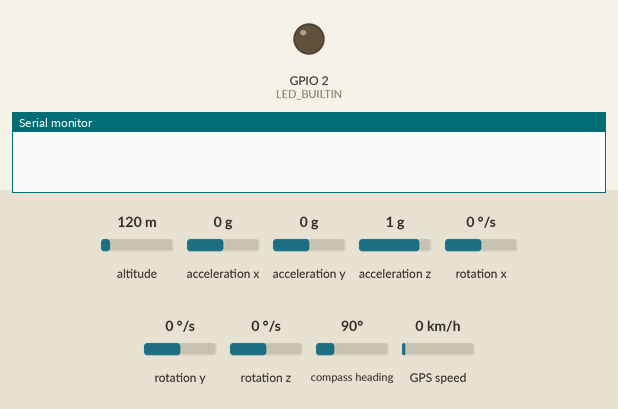
Simulated run of this sketch. Board: ESP32. Shown: output pins drawn as LEDs (lit = HIGH), the last lines printed to the serial monitor. Inputs (shaded band) come from the test bench; at power-on: altitude 120 m, acceleration x 0 g, acceleration y 0 g, acceleration z 1 g, rotation x 0 °/s, rotation y 0 °/s, rotation z 0 °/s, compass heading 90°, GPS speed 0 km/h. The local clock reads 2024-03-15 10:24:30 at power-on unless the sketch sets it; storage starts empty; the GPS gets a fix after 3 s at 37.7749, -122.4194 with 8 satellites.

Above: at 0.0 s.
At 23.1 s:
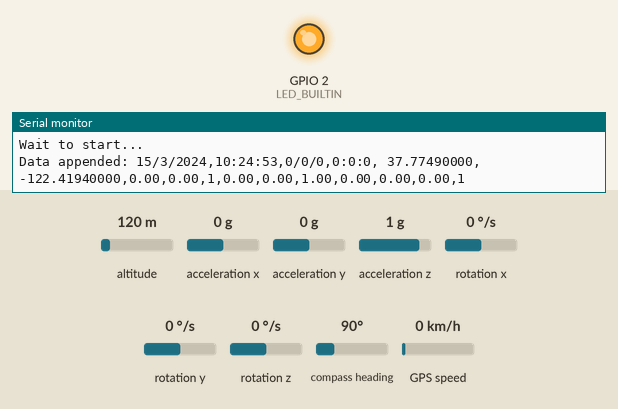
Timing chart, 0 to 24.6 s (numbered marks = the images above):
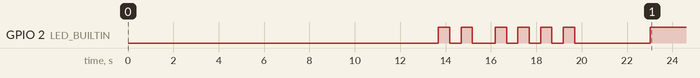

The sketch:

PaveVibeV3.ino
```cpp
#include <ESP32Time.h>       // For managing time on ESP32
#include <MPU9250_asukiaaa.h> // For MPU9250 sensor interface
#include <SD.h>              // For SD card operations
#include <SPI.h>             // For SPI communication protocols
#include <TinyGPSPlus.h>     // For GPS functionalities
#include <Wire.h>            // For I2C communication

constexpr int SDA_PIN = 21;        // SDA pin for I2C communication
constexpr int SCL_PIN = 22;        // SCL pin for I2C communication
constexpr unsigned long I2C_Freq = 400000; // I2C frequency in Hz

MPU9250_asukiaaa mySensor; // Sensor interface object

// Sampling configuration
constexpr int samplesPerSecond = 10;
unsigned long lastSampleTime = 0; // Time of the last sample
constexpr long sampleInterval = 1000 / samplesPerSecond;
int sampleIndex = 0; // Sample counter

constexpr int LED_BUILTIN = 2;    // Built-in LED pin on ESP32
ESP32Time rtc(-10800);            // ESP32Time object with GMT-3 offset
constexpr int GPS_BAUDRATE = 9600; // Baud rate for GPS module
TinyGPSPlus gps;                  // GPS data parser
String dataMessage;               // Data message storage for SD writing
File dataFile;                    // File object for SD operations

// Time data structure
struct TimeData {
  int day, month, year, hour, minute, second;
} rtcTime, gpsTime;

int gpsUpdate = 0; // GPS data update flag

char latitudeStr[15], longitudeStr[15]; // Human-readable latitude and longitude
double gpsAltitude = 0;                 // GPS altitude
float gpsSpeed = 0;                     // GPS speed

// Sensor data structure
struct SensorData {
  float ax, ay, az;          // Accelerometer readings
  float gx, gy, gz;          // Gyroscope readings
  float aSqrt;               // Square root of accelerometer sums
  float gxOffset = 0, gyOffset = 0, gzOffset = 0; // Gyroscope offsets
} sensorData;


void setup() {
  Serial.begin(115200); // Initialize serial communication at 115200 bps
  Serial2.begin(GPS_BAUDRATE); // Initialize GPS module serial communication
  delay(2000);
  clearSerialScreen();
  // Display startup message
  Serial.println(F("PaveVibe - Coded by Jairo Ivo"));
  while (!Serial); // Wait for the serial port to connect, necessary for native USB

  pinMode(LED_BUILTIN, OUTPUT); // Set the built-in LED pin as an output

  // Initialize I2C communication for the MPU9250 sensor
  Wire.begin(SDA_PIN, SCL_PIN, I2C_Freq); // Start I2C with custom pins and frequency
  mySensor.setWire(&Wire); // Assign Wire object to the sensor for communication

  // Check for sensor presence on the I2C bus at address 0x68
  Wire.beginTransmission(0x68);
  if (Wire.endTransmission() != 0) {
    ErrorLoopIndicator(); // Execute error handling routine if sensor is not detected
  } else {
    mySensor.beginAccel(); // Initialize the accelerometer
    mySensor.beginGyro();  // Initialize the gyroscope
    mySensor.beginMag();   // Initialize the magnetometer
  }

  delay(1000);
  Serial.println(F("Calibrating gyroscope, do not move!"));
  delay(500);

  calculateGyroOffsets(); // Calculate gyroscope offsets for calibration
  blinkLed(2); // Blink LED twice to indicate successful sensor setup

  Serial.println(F("Initiating synchronization of the internal RTC with the GPS!"));
  delay(500); // Short delay before starting synchronization

  rtcSyncWithGps(); // Synchronize the internal RTC with GPS time
  blinkLed(4); // Blink LED four times to indicate RTC setup completion

  syncGpsLatLong(); // Synchronize GPS latitude and longitude
  updateTimeDateRTCdata(); // Update internal time and date with RTC data

  initSDCard(); // Initialize the SD card module
  checkSDFile(); // Ensure '.csv' file exists on the SD card, create if not found

  delay(2000);
  Serial.println("Wait to start..."); // Delay start until the next second ticks
  int rtcSecond = rtc.getSecond(); // Store current second from RTC
  while(rtcSecond == rtc.getSecond()) {
  }

  clearSerialScreen();

}

void calculateGyroOffsets() {
  // Initialize accumulators for gyro readings
  long gXTotal = 0, gYTotal = 0, gZTotal = 0;
  const int samples = 100; // Number of samples to collect for calibration

  // Collect 'samples' number of gyro readings
  for (int i = 0; i < samples; i++) {
    // Wait for a new gyro reading to be available
    while (mySensor.gyroUpdate() != 0);

    // Accumulate the gyro readings
    gXTotal += mySensor.gyroX(); gYTotal += mySensor.gyroY(); gZTotal += mySensor.gyroZ();

    // Introduce a delay between readings to allow for fresh data
    // Note: Consider reducing or removing this delay if real-time performance is critical
    delay(100);
  }

  // Calculate the average of the accumulated readings to find the offsets
  sensorData.gxOffset = gXTotal / samples; sensorData.gyOffset = gYTotal / samples; sensorData.gzOffset = gZTotal / samples;
  Serial.println(F("Good calibration."));
}

void updateTimeDateRTCdata() {
  // Update RTC time variables
  rtcTime.month = (rtc.getMonth() + 1); rtcTime.day = rtc.getDay(); rtcTime.year = rtc.getYear();
  rtcTime.hour = rtc.getHour(true); // true for 24-hour format
  rtcTime.minute = rtc.getMinute(); rtcTime.second = rtc.getSecond();
}

void updateMPUdata() {
  // Update accelerometer values with the latest readings
  if (mySensor.accelUpdate() == 0) {
    sensorData.ax = mySensor.accelX(); sensorData.ay = mySensor.accelY(); sensorData.az = mySensor.accelZ(); sensorData.aSqrt = mySensor.accelSqrt(); // Square root of sum of squares of accelerometer readings
  }
  // Apply offsets to gyroscope values and update
  if (mySensor.gyroUpdate() == 0) {
    sensorData.gx = mySensor.gyroX() - sensorData.gxOffset; sensorData.gy = mySensor.gyroY() - sensorData.gyOffset; sensorData.gz = mySensor.gyroZ() - sensorData.gzOffset;
  }
}

void loop() {
  // Get the current time in milliseconds since the program started
  unsigned long currentTime = millis();

  // Check if a second has passed to reduce GPS data processing load
  if ((rtc.getSecond()) != rtcTime.second) {
    // Check if there is any data available from the GPS module
    if (Serial2.available() > 0) {
      // Try to parse GPS data
      if (gps.encode(Serial2.read())) {
        // Check if the location data is valid
        if (gps.location.isValid()) {
          digitalWrite(LED_BUILTIN, LOW); // Turn off the LED if a valid location is obtained
          // Convert latitude and longitude to string with fixed format
          dtostrf(gps.location.lat(), 12, 8, latitudeStr);
          dtostrf(gps.location.lng(), 12, 8, longitudeStr);
          gpsUpdate = 1; // Set GPS update flag
          // Update altitude if data is valid
          if (gps.altitude.isValid()) {
            gpsAltitude = gps.altitude.meters();
          }
          // Update speed if data is valid
          if (gps.speed.isValid()) {
            gpsSpeed = gps.speed.kmph();
          }
          // Update GPS time and date variables if data is valid
          if (gps.date.isValid() && gps.time.isValid()) {
            gpsTime.year = gps.date.year(); gpsTime.month = gps.date.month(); gpsTime.day = gps.date.day(); gpsTime.hour = gps.time.hour(); gpsTime.minute = gps.time.minute(); gpsTime.second = gps.time.second();
          }
        }
      }
    }
  }

  // Check if it's time to collect and save data based on the predefined interval
  if (currentTime - lastSampleTime >= sampleInterval) {
    lastSampleTime = currentTime; // Update the time of the last sample collection

    // Increment and check the sample index, reset if it exceeds samples per second
    sampleIndex++;
    if (sampleIndex > samplesPerSecond) {
      Serial.println();
      sampleIndex = 1; // Reset index after reaching the limit
    }
    updateTimeDateRTCdata();
    updateMPUdata();
    saveData(); // Save the collected data
    gpsUpdate = 0; // Reset the GPS update flag
    digitalWrite(LED_BUILTIN, HIGH); // Turn on the built-in LED to indicate data collection
  }
}

void blinkLed(int count) {
  // Blink the built-in LED a specified number of times
  for (int i = 0; i < count; i++) {
    digitalWrite(LED_BUILTIN, HIGH); // Turn the LED on
    delay(500); // Wait for half a second
    digitalWrite(LED_BUILTIN, LOW); // Turn the LED off
    delay(500); // Wait for another half second
  }
}

void ErrorLoopIndicator() {
  // Continuously blink the LED to indicate an error
  while(1) {
      digitalWrite(LED_BUILTIN, HIGH); // Turn the LED on
      delay(150); // Wait for 150 milliseconds
      digitalWrite(LED_BUILTIN, LOW); // Turn the LED off
      delay(150); // Wait for 150 milliseconds
  }
}

void clearSerialScreen() {
  // Clear the serial monitor screen by printing 30 new lines
  for (int i = 0; i < 30; i++) {
    Serial.println();
  }
}

void syncGpsLatLong() {
  // Continue to attempt to get valid GPS data until latitude is non-zero
  Serial.println("Waiting for start location.");
  while(gpsUpdate == 0){
    if (Serial2.available() > 0) {
      if (gps.encode(Serial2.read())) {
        if (gps.location.isValid()) {
            // Convert latitude and longitude to string with fixed format
            dtostrf(gps.location.lat(), 12, 8, latitudeStr); dtostrf(gps.location.lng(), 12, 8, longitudeStr);
            gpsUpdate = 1; // Set GPS update flag
            // Print the formatted latitude and longitude strings
            Serial.print("Start location found: ");
            Serial.print("Latitude: "); Serial.print(latitudeStr);
            Serial.print("  /  Longitude: "); Serial.println(longitudeStr);
        }
      }
    }
  }
}

void rtcSyncWithGps() {
  // Continue trying to synchronize RTC with GPS until the year is within valid range (2023-2026)
  while (rtc.getYear() < 2023 || rtc.getYear() > 2026) {
    if (Serial2.available() > 0) {
      if (gps.encode(Serial2.read())) {
        delay(150); // Small delay may be necessary for some GPS modules to process data
        if (gps.date.isValid() && gps.time.isValid()) {
          // Set the RTC time based on GPS time
          rtc.setTime(gps.time.second(), gps.time.minute(), gps.time.hour(), gps.date.day(), (gps.date.month()), gps.date.year());
        }
      }
    }
    // Provide feedback if no valid GPS data is received within a certain timeframe
    if (millis() > 17000 && gps.charsProcessed() < 10) {
      Serial.println("No valid gps data.");
    }
  }
  Serial.println("Good synchronization between RTC and GPS.");
  Serial.print("GPS date&time: ");
  // Print and set GPS date and time
  Serial.print(gps.date.year()); Serial.print("-"); Serial.print(gps.date.month()); Serial.print("-"); Serial.print(gps.date.day()); Serial.print(" ");
  Serial.print(gps.time.hour()); Serial.print(":"); Serial.print(gps.time.minute()); Serial.print(":"); Serial.println(gps.time.second());
  // Print the synchronized RTC date and time
  Serial.print("RTC date&time: "); Serial.println(rtc.getTime("%Y-%m-%d %H:%M:%S"));
}
```

sdCard.ino
```cpp
// Returns the filename based on the current date and time
String getFileName() {
  char fileName[25];  // Buffer to store the filename
  // Format the filename with day, month, year, and hour from the RTC data
  snprintf(fileName, sizeof(fileName), "/D%02d-%02d-%04d--H%02d.csv", rtcTime.day, rtcTime.month, rtcTime.year, rtcTime.hour);
  return String(fileName);
}

// Check if the data file exists on the SD card and create it with a header if it does not or is empty
void checkSDFile() {
  String fileName = getFileName();  // Get the current file name based on the RTC date and time
  Serial.print("Checking file: "); Serial.println(fileName);

  // Tenta abrir o arquivo apenas para leitura para verificar sua existência
  File file = SD.open(fileName.c_str(), FILE_READ);
  if (!file) {
    Serial.println("File does not exist or cannot be opened for reading.");
    file = SD.open(fileName.c_str(), FILE_WRITE);  // Cria um novo arquivo para escrita
    if (file) {
      Serial.println("File created. Writing header...");
      const char *header = "Date, Time, GPSDate, GPSTime, Latitude, Longitude, Altitude, Speed, GPSUpdate, AccX, AccY, AccZ, GyroX, GyroY, GyroZ, SampleIndex\r\n";
      if (file.print(header)) {
        Serial.println("Header written successfully.");
      } else {
        Serial.println("Failed to write header.");
        ErrorLoopIndicator();  // Indicate an error in a non-recoverable loop
      }
      file.close();
    } else {
      Serial.println("Failed to create file.");
      ErrorLoopIndicator();  // Indicate an error in a non-recoverable loop
    }
  } else {
    Serial.println("File exists, no need to create.");
    file.close();
  }
}


// Initialize the SD card and check its status and size
void initSDCard() {
  if (!SD.begin()) {
    Serial.println("Card Mount Failed");
    ErrorLoopIndicator();  // Indicate an error in a non-recoverable loop
    return;
  }
  uint8_t cardType = SD.cardType();
  if (cardType == CARD_NONE) {
    Serial.println("No SD card attached");
    ErrorLoopIndicator();  // Indicate an error in a non-recoverable loop
    return;
  }

  uint64_t cardSize = SD.cardSize() / (1024 * 1024);  // Convert bytes to megabytes
  Serial.printf("SD Card Size: %lluMB\n", cardSize);  // Print the size of the SD card
}

// Write to a file, creating it if it does not exist
void writeFile(fs::FS &fs, const char *path, const char *message) {
  //Serial.printf("Writing file: %s\n", path);
  File file = fs.open(path, FILE_WRITE);
  if (!file) {
    //Serial.println("Failed to open file for writing");
    ErrorLoopIndicator();  // Indicate an error in a non-recoverable loop
    return;
  }
  if (file.print(message)) {
    //Serial.println("File written successfully");
  } else {
    //Serial.println("Write failed");
    ErrorLoopIndicator();  // Indicate an error if writing fails
  }
  file.close();  // Close the file to save the data properly
}


// Adiciona dados ao arquivo
void appendFile(fs::FS &fs, const char *path, const char *message) {
  //Serial.printf("Appending to file: %s\n", path);
  File file = fs.open(path, FILE_APPEND);
  if (!file) {
    //Serial.println("Failed to open file for appending");
    ErrorLoopIndicator();
    return;
  }
  if (file.print(message)) {
    //Serial.println("Message appended");
  } else {
    //Serial.println("Append failed");
    ErrorLoopIndicator();
  }
  file.close();
}

void saveData() {
  // Construct the data message to be saved on the SD card
  dataMessage = String(rtcTime.day) + "/" + String(rtcTime.month) + "/" + String(rtcTime.year) + ","
              + String(rtcTime.hour) + ":" + String(rtcTime.minute) + ":" + String(rtcTime.second) + ","
              + String(gpsTime.day) + "/" + String(gpsTime.month) + "/" + String(gpsTime.year) + ","
              + String(gpsTime.hour) + ":" + String(gpsTime.minute) + ":" + String(gpsTime.second) + ","
              + String(latitudeStr) + "," + String(longitudeStr) + ","
              + String(gpsAltitude) + "," + String(gpsSpeed) + "," + String(gpsUpdate) + ","
              + String(sensorData.ax) + "," + String(sensorData.ay) + "," + String(sensorData.az) + ","
              + String(sensorData.gx) + "," + String(sensorData.gy) + "," + String(sensorData.gz) + ","
              + String(sampleIndex) + "\r\n";

  // Display the data message in the Serial Monitor
  Serial.print("Data appended: "); Serial.print(dataMessage);

  // Obtain the filename based on the current date and time
  String fileName = getFileName();

  // Append the data message to the file on the SD card
  appendFile(SD, fileName.c_str(), dataMessage.c_str());
}
```

Measured:
- by itself, GPIO 2 (LED_BUILTIN): goes LOW 0.50 s, HIGH 0.50 s, LOW 1.0 s, 3 × (HIGH 0.50 s, LOW 0.50 s), HIGH 0.50 s, LOW 3.3 s, then HIGH
